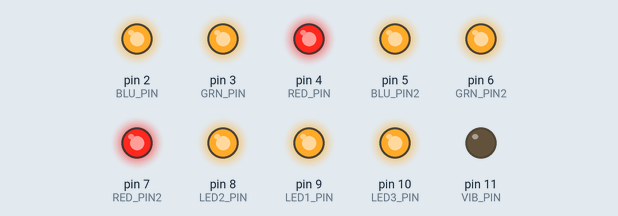
A sketch run on a simulated Arduino Mega 2560, built with avr-gcc and run on an emulated ATmega2560. On the bench: output pins drawn as LEDs (lit = HIGH). What the sketch prints to the serial monitor is not drawn.

Above: at 0.1 s.
At 4.1 s:
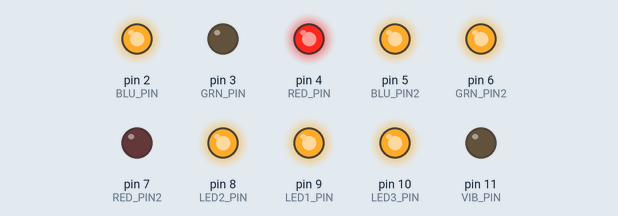
At 8.1 s:
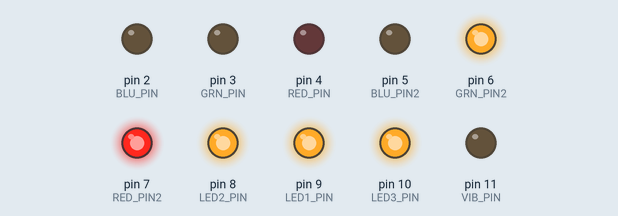
At 17.1 s:
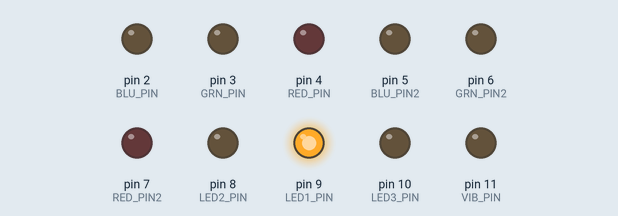
At 25.1 s:
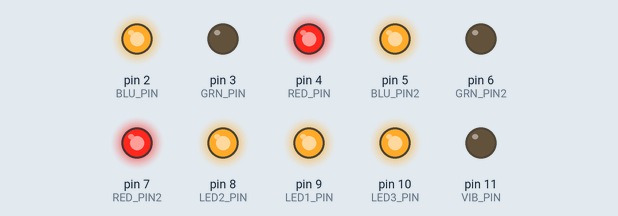
At 32.1 s:
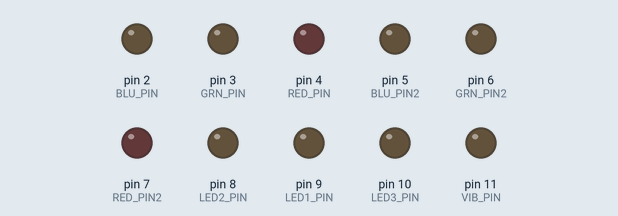
Timing chart, 0 to 40.0 s (numbered marks = the images above):
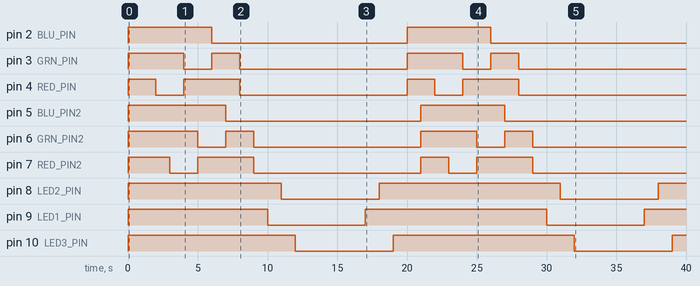

The sketch:

MegaLEDTest.ino
```cpp
uint8_t BLACK[] = {0,0,0};
uint8_t WHITE[] = {255,255,255};
uint8_t RED[] = {255,0,0};
uint8_t GREEN[] = {0,255,0};
uint8_t BLUE[] = {0,0,255};


#define RED_PIN 4
#define GRN_PIN 3
#define BLU_PIN 2
#define RED_PIN2 7
#define GRN_PIN2 6
#define BLU_PIN2 5
#define TOUCH_SENSOR_PIN  31
#define VIB_PIN  11
#define LED1_PIN  9
#define LED2_PIN  8
#define LED3_PIN  10

#if !defined(__AVR_ATmega1280__) && !defined(__AVR_ATmega2560__)
  #error Oops!  Make sure you have 'Arduino/Genuino Mega or Mega 2560' selected from the 'Tools -> Board' menu.
#endif

void setup()
{
  pinMode(TOUCH_SENSOR_PIN, INPUT);
  pinMode(VIB_PIN, OUTPUT);
  digitalWrite(VIB_PIN, 0);
  pinMode(LED1_PIN, OUTPUT);
  digitalWrite(LED1_PIN, 1);
  pinMode(LED2_PIN, OUTPUT);
  digitalWrite(LED2_PIN, 1);
  pinMode(LED3_PIN, OUTPUT);
  digitalWrite(LED3_PIN, 1);
  pinMode(RED_PIN, OUTPUT);
  pinMode(GRN_PIN, OUTPUT);
  pinMode(BLU_PIN, OUTPUT);
  pinMode(RED_PIN2, OUTPUT);
  pinMode(GRN_PIN2, OUTPUT);
  pinMode(BLU_PIN2, OUTPUT);

  setColor(0, BLACK);
  setColor(1, BLACK);

  Serial.begin(115200);
  Serial.println("Hello RGBStrips");
}

void setColor(uint8_t strip, uint8_t *color) {
  if (strip == 0) {
    analogWrite(RED_PIN, 255-color[0]);
    analogWrite(GRN_PIN, 255-color[1]);
    analogWrite(BLU_PIN, 255-color[2]);
  }
  else {
    analogWrite(RED_PIN2, 255-color[0]);
    analogWrite(GRN_PIN2, 255-color[1]);
    analogWrite(BLU_PIN2, 255-color[2]);
  }
}

void loop()
{
  setColor(0, BLACK);
  delay(1000);
  setColor(1, BLACK);
  delay(1000);
  setColor(0, RED);
  delay(1000);
  setColor(1, RED);
  delay(1000);
  setColor(0, GREEN);
  delay(1000);
  setColor(1, GREEN);
  delay(1000);
  setColor(0, BLUE);
  delay(1000);
  setColor(1, BLUE);
  delay(1000);
  setColor(0, WHITE);
  delay(1000);
  setColor(1, WHITE);
  delay(1000);
  digitalWrite(LED1_PIN, 0);
  delay(1000);
  digitalWrite(LED2_PIN, 0);
  delay(1000);
  digitalWrite(LED3_PIN, 0);
  delay(5000);
  digitalWrite(LED1_PIN, 1);
  delay(1000);
  digitalWrite(LED2_PIN, 1);
  delay(1000);
  digitalWrite(LED3_PIN, 1);
  delay(1000);
}
```

Measured:
- by itself, pin 2 (BLU_PIN): HIGH → LOW at 6.0 s, → HIGH 14.0 s later, → LOW 6.0 s later
- by itself, pin 3 (GRN_PIN), pin 6 (GRN_PIN2): goes LOW 2.0 s, HIGH 2.0 s, LOW 12.0 s, HIGH 4.0 s, LOW 2.0 s, HIGH 2.0 s, then LOW
- by itself, pin 4 (RED_PIN), pin 7 (RED_PIN2): goes LOW 2.0 s, HIGH 4.0 s, LOW 12.0 s, HIGH 2.0 s, LOW 2.0 s, HIGH 4.0 s, then LOW
- by itself, pin 5 (BLU_PIN2): HIGH → LOW at 7.0 s, → HIGH 14.0 s later, → LOW 6.0 s later
- by itself, pin 8 (LED2_PIN), pin 9 (LED1_PIN), pin 10 (LED3_PIN): alternates HIGH for 13.0 s and LOW for 7.0 s
